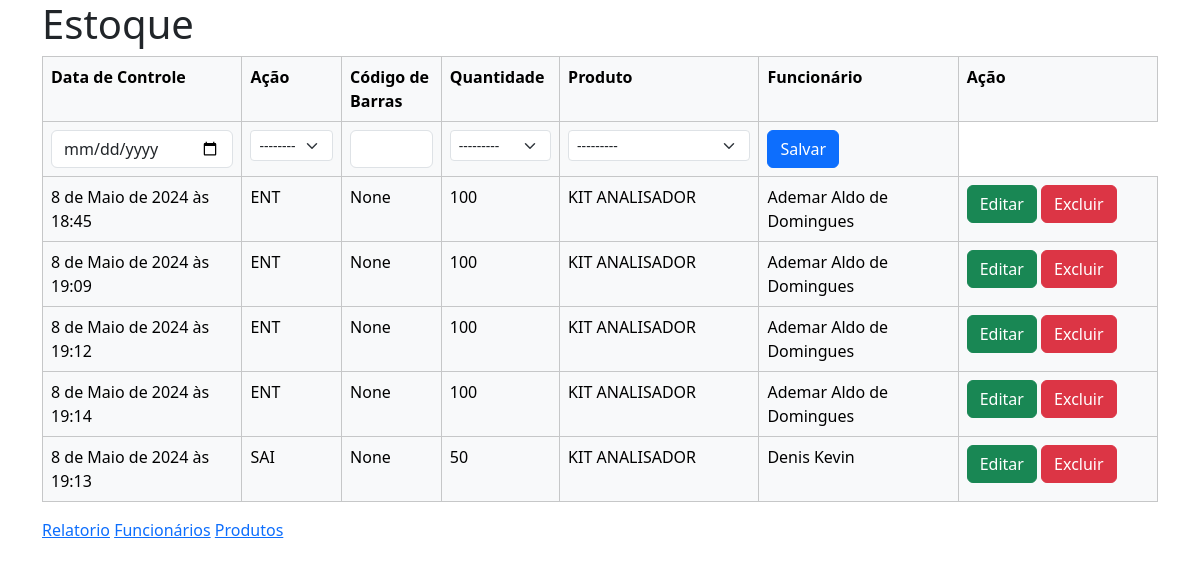
The app's page /estoque/, older data.
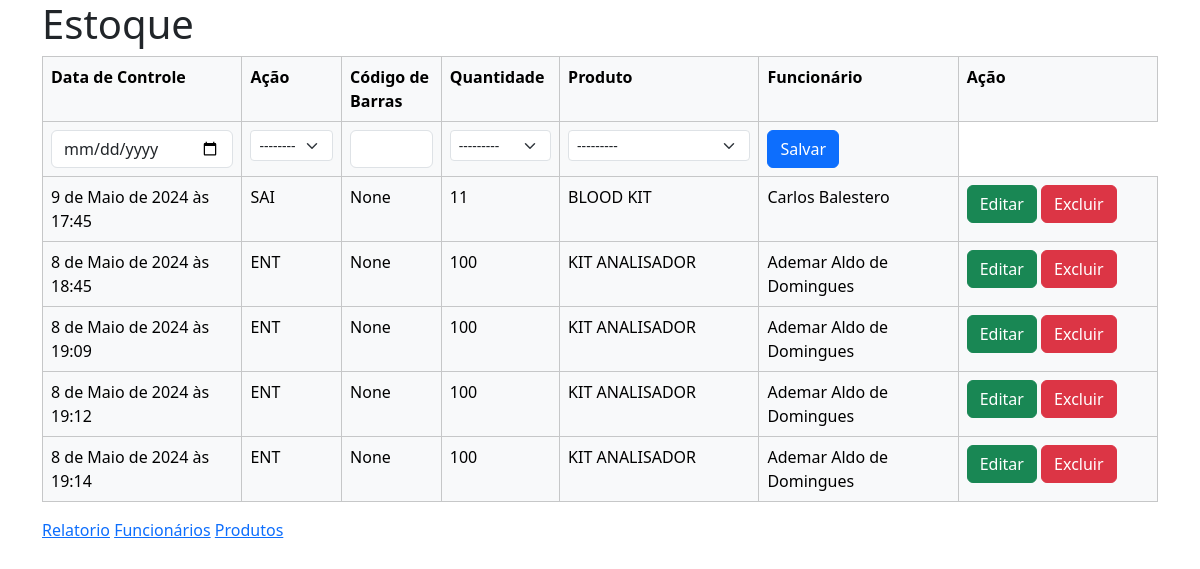
The same page, newer data.
### score/models.py (models this page shows, shortened)
class Estoque(models.Model):
    TIPO_DE_ACAO = (
        ("ENT", "Entrada"),
        ("SAI", "Saída"),
    )
    acao = models.CharField(max_length=6, choices=TIPO_DE_ACAO, blank=False, null=False)
    quantidade = models.PositiveSmallIntegerField()
    data_controle = models.DateTimeField(blank=False, null=False)
    produto = models.ForeignKey(
        "Produto", on_delete=models.RESTRICT, related_name="produto"
    )
    funcionario = models.ForeignKey(
        "Funcionario", on_delete=models.RESTRICT, related_name="funcionario"
    )
    class Meta:
        ordering = ["produto", "acao", "data_controle", "funcionario"]  # asc

class Produto(models.Model):
    codigo_barras = models.CharField(max_length=13, unique=True, blank=True, null=True)
    UNIDADE_MEDIDAS = (
        ("UNID", "Unidade"),
        ("CX", "Caixa"),
        ("REACAO", "Reação"),
        ("ALIQ", "Alíquota"),
        ("KIT", "Kit"),
        ("PLACA", "Placa"),
        ("PCT", "Pacote"),
        ("RACK", "Rack"),
        ("TUBO", "Tubo"),
        ("uL", "Microlitro"),
        ("FR", "Fração"),
    )
    referencia = models.CharField(max_length=50, null=False, blank=False, default="")
    marca = models.CharField(max_length=200, null=False, blank=False)
    descricao = models.CharField(max_length=400, null=False, blank=False)
    unidade_medida = models.CharField(
        max_length=6, choices=UNIDADE_MEDIDAS, blank=False, null=False
    )
    def __str__(self):
        return self.descricao
    class Meta:
        ordering = [
            "codigo_barras",
            "referencia",
            "marca",
            "descricao",
            "unidade_medida",
        ]  # asc

class Funcionario(models.Model):
    nome = models.CharField(max_length=100, null=False, blank=False)
    setor = models.ForeignKey("Setor", on_delete=models.RESTRICT, related_name="setor")
    def __str__(self):
        return self.nome
    class Meta:
        ordering = ["nome", "setor"]  # asc

### score/views.py (the view, shortened to what this page needs)
# urls.py: path("estoque/", views.estoque, name="estoque"),
def estoque(request):
    context = {}
    form = EstoqueForm()
    context["title"] = "Estoque"
    estoque = Estoque.objects.all()
    context["estoque"] = estoque
    context["form"] = form
    return render(request, "estoque/list.html", context)

### score/forms.py
class EstoqueForm(forms.ModelForm):
    class Meta:
        model = Estoque
        fields = ["data_controle", "acao", "quantidade", "produto", "funcionario"]
        widgets = {
            "acao": forms.Select(attrs={"class": "form-select form-select-sm"}),
            "produto": forms.Select(attrs={"class": "form-select form-select-sm"}),
            "funcionario": forms.Select(attrs={"class": "form-select form-select-sm"}),
            "quantidade": forms.TextInput(
                attrs={"class": "form-control", "type": "number"}
            ),
            "data_controle": forms.DateInput(
                attrs={
                    "class": "form-control",
                    "type": "date",
                    "value": date.today().strftime("%Y-%m-%d"),
                }
            ),
        }
    def __init__(self, *args, **kwargs):
        super(EstoqueForm, self).__init__(*args, **kwargs)
        self.fields["data_controle"].initial = date.today().strftime("%d/%m/%Y")

### score/templates/estoque/list.html (shortened to what this page needs)
{% extends 'base.html' %}
{% block content %}
<h1>Estoque</h1>
<form method="post" action="{% url 'estoque' %}">
    <table class="table table-bordered table-light">
        <tr>
            <th>Data de Controle</th>
            <th>Ação</th>
            <th>Código de Barras</th>
            <th>Quantidade</th>
            <th>Produto</th>
            <th>Funcionário</th>
            <th>Ação</th>
        </tr>
        {% if not form.instance.id %}
            <tr>
                {% include 'estoque/save.html' %}
            </tr>
        {% endif %}
        {% for item in estoque %}
            <tr>
                {% if form.instance.id == item.id %}
                    {% include 'estoque/save.html' %}
                {% else %}
                    <td class="col-sm-2">{{ item.data_controle }}</td>
                    <td class="col-sm-1">{{ item.acao }}</td>
                    <td class="col-sm-1">{{ item.produto.codigo_barras }}</td>
                    <td class="col-sm-1">{{ item.quantidade }}</td>
                    <td class="col-sm-2">{{ item.produto }}</td>
                    <td class="col-sm-2">{{ item.funcionario }}</td>
                    <td class="col-sm-2">
                        <button formnovalidate class="btn btn-success" name="edit" value="{{ item.id }}">Editar</button>
                        <button formnovalidate class="btn btn-danger" name="delete" value="{{ item.id }}">Excluir</button>
                    </td>
                {% endif %}
            </tr>
        {% endfor %}
    </table>
</form>
<a href="{% url 'relatorio' %}">Relatorio</a>
<a href="{% url 'funcionarios' %}">Funcionários</a>
<a href="{% url 'produtos' %}">Produtos</a>
{% endblock %}

Row changes from the older to the newer data that the page shows:
removed Estoque: data_controle "8 de Maio de 2024 às 19:13", acao "SAI", produto.codigo_barras "None", quantidade "50", produto "KIT ANALISADOR", funcionario "Denis Kevin", {{ item.id }} 12 (drawn)
added Estoque: data_controle "9 de Maio de 2024 às 17:45", acao "SAI", produto.codigo_barras "None", quantidade "11", produto "BLOOD KIT", funcionario "Carlos Balestero", {{ item.id }} 15 (drawn)
